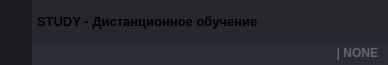
        <widget class="QFrame" name="frame_top">
         <property name="minimumSize">
          <size>
           <width>0</width>
           <height>65</height>
          </size>
         </property>
         <property name="maximumSize">
          <size>
           <width>16777215</width>
           <height>65</height>
          </size>
         </property>
         <property name="styleSheet">
          <string notr="true">background-color: transparent;</string>
         </property>
         <property name="frameShape">
          <enum>QFrame::NoFrame</enum>
         </property>
         <property name="frameShadow">
          <enum>QFrame::Raised</enum>
         </property>
         <layout class="QHBoxLayout" name="horizontalLayout_3">
          <property name="spacing">
           <number>0</number>
          </property>
          <property name="leftMargin">
           <number>0</number>
          </property>
          <property name="topMargin">
           <number>0</number>
          </property>
          <property name="rightMargin">
           <number>0</number>
          </property>
          <property name="bottomMargin">
           <number>0</number>
          </property>
          <item>
           <widget class="QFrame" name="frame_toggle">
            <property name="maximumSize">
             <size>
              <width>70</width>
              <height>16777215</height>
             </size>
            </property>
            <property name="styleSheet">
             <string notr="true">background-color: rgb(27, 29, 35);</string>
            </property>
            <property name="frameShape">
             <enum>QFrame::NoFrame</enum>
            </property>
            <property name="frameShadow">
             <enum>QFrame::Raised</enum>
            </property>
            <layout class="QVBoxLayout" name="verticalLayout_3">
             <property name="spacing">
              <number>0</number>
             </property>
             <property name="leftMargin">
              <number>0</number>
             </property>
             <property name="topMargin">
              <number>0</number>
             </property>
             <property name="rightMargin">
              <number>0</number>
             </property>
             <property name="bottomMargin">
              <number>0</number>
             </property>
             <item>
              <widget class="QPushButton" name="btn_toggle_menu">
               <property name="sizePolicy">
                <sizepolicy hsizetype="Expanding" vsizetype="Expanding">
                 <horstretch>0</horstretch>
                 <verstretch>0</verstretch>
                </sizepolicy>
               </property>
               <property name="styleSheet">
                <string notr="true">QPushButton {
	background-image: url(:/24x24/icons/24x24/cil-menu.png);
	background-position: center;
	background-repeat: no-reperat;
	border: none;
	background-color: rgb(27, 29, 35);
}
QPushButton:hover {
	background-color: rgb(33, 37, 43);
}
QPushButton:pressed {	
	background-color: rgb(85, 170, 255);
}</string>
               </property>
               <property name="text">
                <string/>
               </property>
              </widget>
             </item>
            </layout>
           </widget>
          </item>
          <item>
           <widget class="QFrame" name="frame_top_right">
            <property name="styleSheet">
             <string notr="true">background: transparent;</string>
            </property>
            <property name="frameShape">
             <enum>QFrame::NoFrame</enum>
            </property>
            <property name="frameShadow">
             <enum>QFrame::Raised</enum>
            </property>
            <layout class="QVBoxLayout" name="verticalLayout_2">
             <property name="spacing">
              <number>0</number>
             </property>
             <property name="leftMargin">
              <number>0</number>
             </property>
             <property name="topMargin">
              <number>0</number>
             </property>
             <property name="rightMargin">
              <number>0</number>
             </property>
             <property name="bottomMargin">
              <number>0</number>
             </property>
             <item>
              <widget class="QFrame" name="frame_top_btns">
               <property name="maximumSize">
                <size>
                 <width>16777215</width>
                 <height>42</height>
                </size>
               </property>
               <property name="styleSheet">
                <string notr="true">background-color: rgba(27, 29, 35, 200)</string>
               </property>
               <property name="frameShape">
                <enum>QFrame::NoFrame</enum>
               </property>
               <property name="frameShadow">
                <enum>QFrame::Raised</enum>
               </property>
               <layout class="QHBoxLayout" name="horizontalLayout_4">
                <property name="spacing">
                 <number>0</number>
                </property>
                <property name="leftMargin">
                 <number>0</number>
                </property>
                <property name="topMargin">
                 <number>0</number>
                </property>
                <property name="rightMargin">
                 <number>0</number>
                </property>
                <property name="bottomMargin">
                 <number>0</number>
                </property>
                <item>
                 <widget class="QFrame" name="frame_label_top_btns">
                  <property name="sizePolicy">
                   <sizepolicy hsizetype="Expanding" vsizetype="Preferred">
                    <horstretch>0</horstretch>
                    <verstretch>0</verstretch>
                   </sizepolicy>
                  </property>
                  <property name="frameShape">
                   <enum>QFrame::NoFrame</enum>
                  </property>
                  <property name="frameShadow">
                   <enum>QFrame::Raised</enum>
                  </property>
                  <layout class="QHBoxLayout" name="horizontalLayout_10">
                   <property name="spacing">
                    <number>0</number>
                   </property>
                   <property name="leftMargin">
                    <number>5</number>
                   </property>
                   <property name="topMargin">
                    <number>0</number>
                   </property>
                   <property name="rightMargin">
                    <number>10</number>
                   </property>
                   <property name="bottomMargin">
                    <number>0</number>
                   </property>
                   <item>
                    <widget class="QFrame" name="frame_icon_top_bar">
                     <property name="maximumSize">
                      <size>
                       <width>30</width>
                       <height>30</height>
                      </size>
                     </property>
                     <property name="styleSheet">
                      <string notr="true">background: transparent;
background-image: url(:/16x16/icons/16x16/cil-terminal.png);
background-position: center;
background-repeat: no-repeat;
</string>
                     </property>
                     <property name="frameShape">
                      <enum>QFrame::StyledPanel</enum>
                     </property>
                     <property name="frameShadow">
                      <enum>QFrame::Raised</enum>
                     </property>
                    </widget>
                   </item>
                   <item>
                    <widget class="QLabel" name="label_title_bar_top">
                     <property name="font">
                      <font>
                       <family>Segoe UI</family>
                       <pointsize>10</pointsize>
                       <weight>75</weight>
                       <bold>true</bold>
                      </font>
                     </property>
                     <property name="styleSheet">
                      <string notr="true">background: transparent;
</string>
                     </property>
                     <property name="text">
                      <string>STUDY - Дистанционное обучение</string>
                     </property>
                    </widget>
                   </item>
                  </layout>
                 </widget>
                </item>
                <item alignment="Qt::AlignRight">
                 <widget class="QFrame" name="frame_btns_right">
                  <property name="sizePolicy">
                   <sizepolicy hsizetype="Expanding" vsizetype="Preferred">
                    <horstretch>0</horstretch>
                    <verstretch>0</verstretch>
                   </sizepolicy>
                  </property>
                  <property name="maximumSize">
                   <size>
                    <width>120</width>
                    <height>16777215</height>
                   </size>
                  </property>
                  <property name="frameShape">
                   <enum>QFrame::NoFrame</enum>
                  </property>
                  <property name="frameShadow">
                   <enum>QFrame::Raised</enum>
                  </property>
                  <layout class="QHBoxLayout" name="horizontalLayout_5">
                   <property name="spacing">
                    <number>0</number>
                   </property>
                   <property name="leftMargin">
                    <number>0</number>
                   </property>
                   <property name="topMargin">
                    <number>0</number>
                   </property>
                   <property name="rightMargin">
                    <number>0</number>
                   </property>
                   <property name="bottomMargin">
                    <number>0</number>
                   </property>
                   <item>
                    <widget class="QPushButton" name="btn_minimize">
                     <property name="sizePolicy">
                      <sizepolicy hsizetype="Minimum" vsizetype="Expanding">
                       <horstretch>0</horstretch>
                       <verstretch>0</verstretch>
                      </sizepolicy>
                     </property>
                     <property name="minimumSize">
                      <size>
                       <width>40</width>
                       <height>0</height>
                      </size>
                     </property>
                     <property name="maximumSize">
                      <size>
                       <width>40</width>
                       <height>16777215</height>
                      </size>
                     </property>
                     <property name="toolTip">
                      <string>Minimize</string>
                     </property>
                     <property name="styleSheet">
                      <string notr="true">QPushButton {	
	border: none;
	background-color: transparent;
}
QPushButton:hover {
	background-color: rgb(52, 59, 72);
}
QPushButton:pressed {	
	background-color: rgb(85, 170, 255);
}</string>
                     </property>
                     <property name="text">
                      <string/>
                     </property>
                     <property name="icon">
                      <iconset resource="files.qrc">
                       <normaloff>:/16x16/icons/16x16/cil-window-minimize.png</normaloff>:/16x16/icons/16x16/cil-window-minimize.png</iconset>
                     </property>
                    </widget>
                   </item>
                   <item>
                    <widget class="QPushButton" name="btn_maximize_restore">
                     <property name="sizePolicy">
                      <sizepolicy hsizetype="Minimum" vsizetype="Expanding">
                       <horstretch>0</horstretch>
                       <verstretch>0</verstretch>
                      </sizepolicy>
                     </property>
                     <property name="minimumSize">
                      <size>
                       <width>40</width>
                       <height>0</height>
                      </size>
                     </property>
                     <property name="maximumSize">
                      <size>
                       <width>40</width>
                       <height>16777215</height>
                      </size>
                     </property>
                     <property name="toolTip">
                      <string>Maximize</string>
                     </property>
                     <property name="styleSheet">
                      <string notr="true">QPushButton {	
	border: none;
	background-color: transparent;
}
QPushButton:hover {
	background-color: rgb(52, 59, 72);
}
QPushButton:pressed {	
	background-color: rgb(85, 170, 255);
}</string>
                     </property>
                     <property name="text">
                      <string/>
                     </property>
                     <property name="icon">
                      <iconset resource="files.qrc">
                       <normaloff>:/16x16/icons/16x16/cil-window-maximize.png</normaloff>:/16x16/icons/16x16/cil-window-maximize.png</iconset>
                     </property>
                    </widget>
                   </item>
                   <item>
                    <widget class="QPushButton" name="btn_close">
                     <property name="sizePolicy">
                      <sizepolicy hsizetype="Minimum" vsizetype="Expanding">
                       <horstretch>0</horstretch>
                       <verstretch>0</verstretch>
                      </sizepolicy>
                     </property>
                     <property name="minimumSize">
                      <size>
                       <width>40</width>
                       <height>0</height>
                      </size>
                     </property>
                     <property name="maximumSize">
                      <size>
                       <width>40</width>
                       <height>16777215</height>
                      </size>
                     </property>
                     <property name="toolTip">
                      <string>Close</string>
                     </property>
                     <property name="styleSheet">
                      <string notr="true">QPushButton {	
	border: none;
	background-color: transparent;
}
QPushButton:hover {
	background-color: rgb(52, 59, 72);
}
QPushButton:pressed {	
	background-color: rgb(85, 170, 255);
}</string>
                     </property>
                     <property name="text">
                      <string/>
                     </property>
                     <property name="icon">
                      <iconset resource="files.qrc">
                       <normaloff>:/16x16/icons/16x16/cil-x.png</normaloff>:/16x16/icons/16x16/cil-x.png</iconset>
                     </property>
                    </widget>
                   </item>
                  </layout>
                 </widget>
                </item>
               </layout>
              </widget>
             </item>
             <item>
              <widget class="QFrame" name="frame_top_info">
               <property name="maximumSize">
                <size>
                 <width>16777215</width>
                 <height>65</height>
                </size>
               </property>
               <property name="styleSheet">
                <string notr="true">background-color: rgb(39, 44, 54);</string>
               </property>
               <property name="frameShape">
                <enum>QFrame::NoFrame</enum>
               </property>
               <property name="frameShadow">
                <enum>QFrame::Raised</enum>
               </property>
               <layout class="QHBoxLayout" name="horizontalLayout_8">
                <property name="spacing">
                 <number>0</number>
                </property>
                <property name="leftMargin">
                 <number>10</number>
                </property>
                <property name="topMargin">
                 <number>0</number>
                </property>
                <property name="rightMargin">
                 <number>10</number>
                </property>
                <property name="bottomMargin">
                 <number>0</number>
                </property>
                <item>
                 <widget class="QLabel" name="label_top_info_1">
                  <property name="maximumSize">
                   <size>
                    <width>16777215</width>
                    <height>15</height>
                   </size>
                  </property>
                  <property name="font">
                   <font>
                    <family>Segoe UI</family>
                   </font>
                  </property>
                  <property name="styleSheet">
                   <string notr="true">color: rgb(98, 103, 111); </string>
                  </property>
                  <property name="text">
                   <string/>
                  </property>
                 </widget>
                </item>
                <item>
                 <widget class="QLabel" name="label_top_info_2">
                  <property name="minimumSize">
                   <size>
                    <width>0</width>
                    <height>0</height>
                   </size>
                  </property>
                  <property name="maximumSize">
                   <size>
                    <width>250</width>
                    <height>20</height>
                   </size>
                  </property>
                  <property name="font">
                   <font>
                    <family>Segoe UI</family>
                    <weight>75</weight>
                    <bold>true</bold>
                   </font>
                  </property>
                  <property name="styleSheet">
                   <string notr="true">color: rgb(98, 103, 111);</string>
                  </property>
                  <property name="text">
                   <string>| NONE</string>
                  </property>
                  <property name="alignment">
                   <set>Qt::AlignRight|Qt::AlignTrailing|Qt::AlignVCenter</set>
                  </property>
                 </widget>
                </item>
               </layout>
              </widget>
             </item>
            </layout>
           </widget>
          </item>
         </layout>
        </widget>
